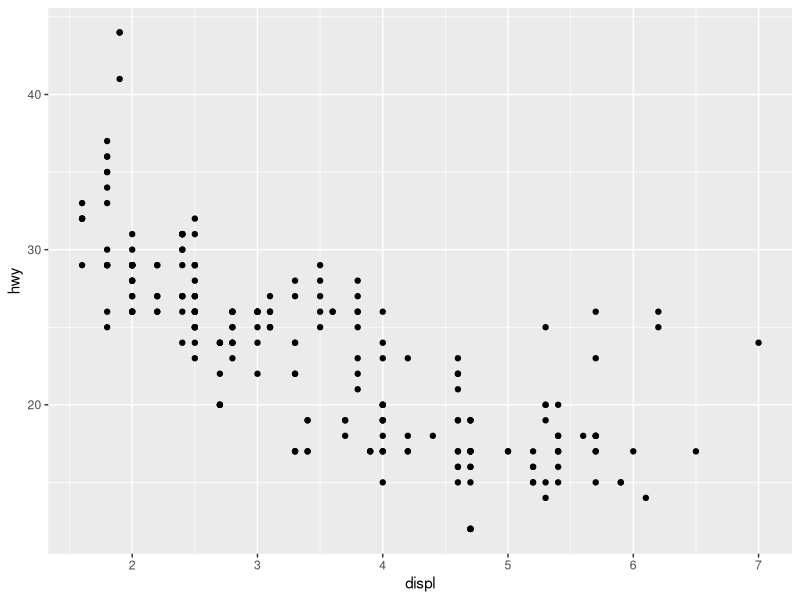
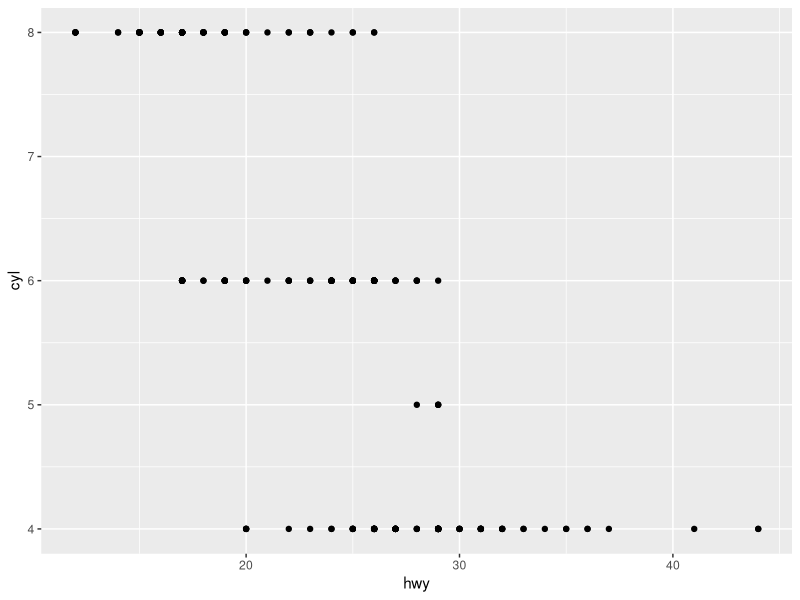
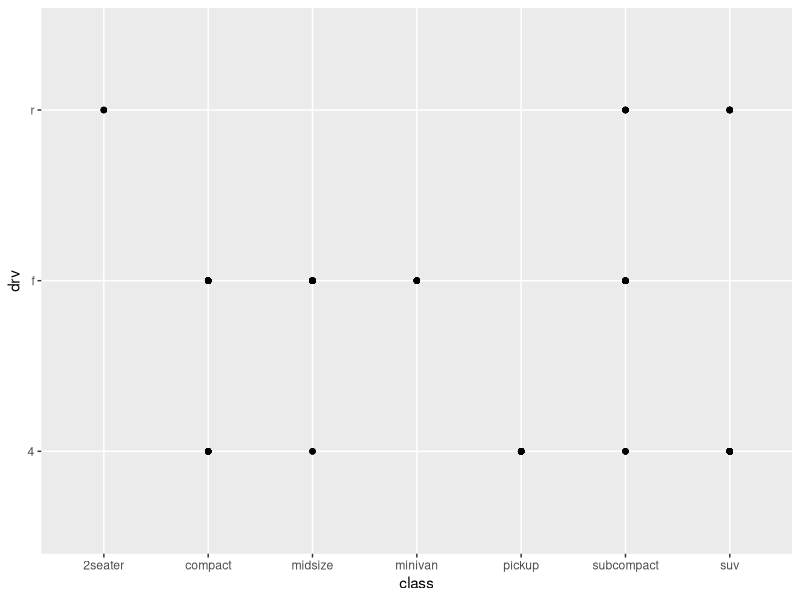
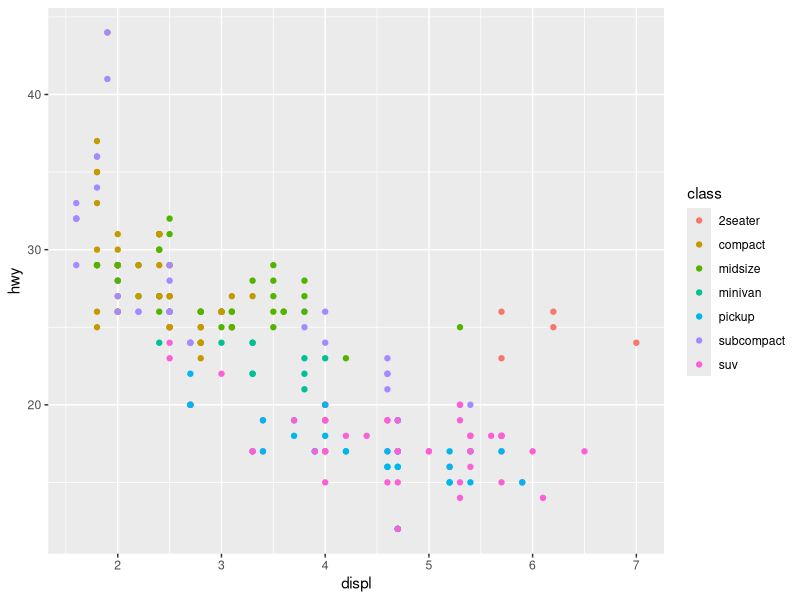
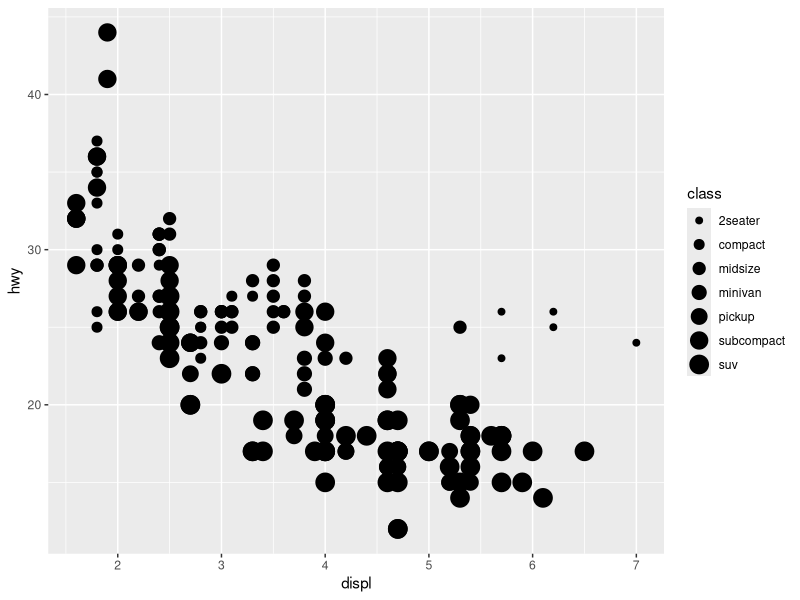
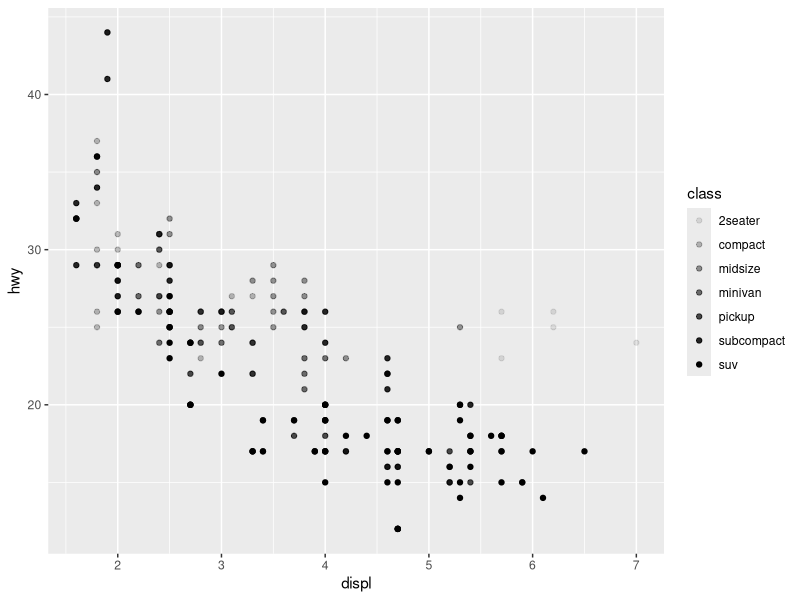
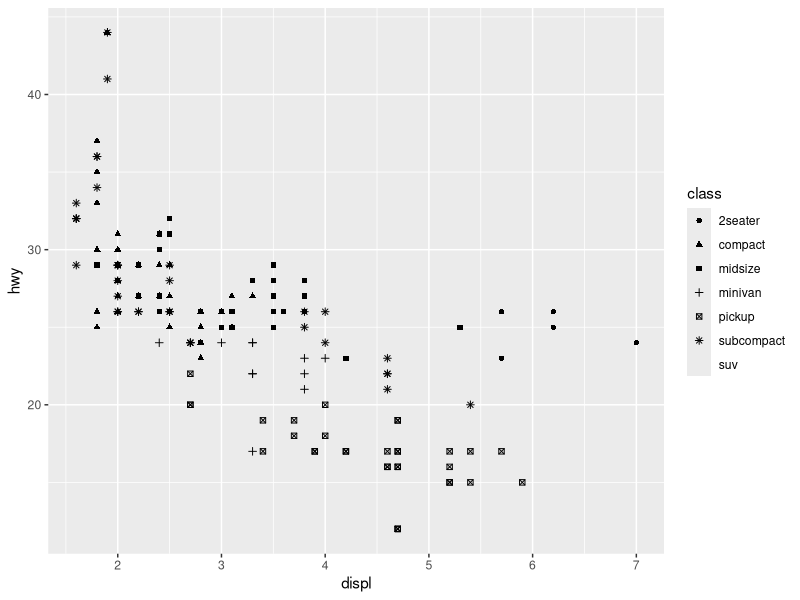
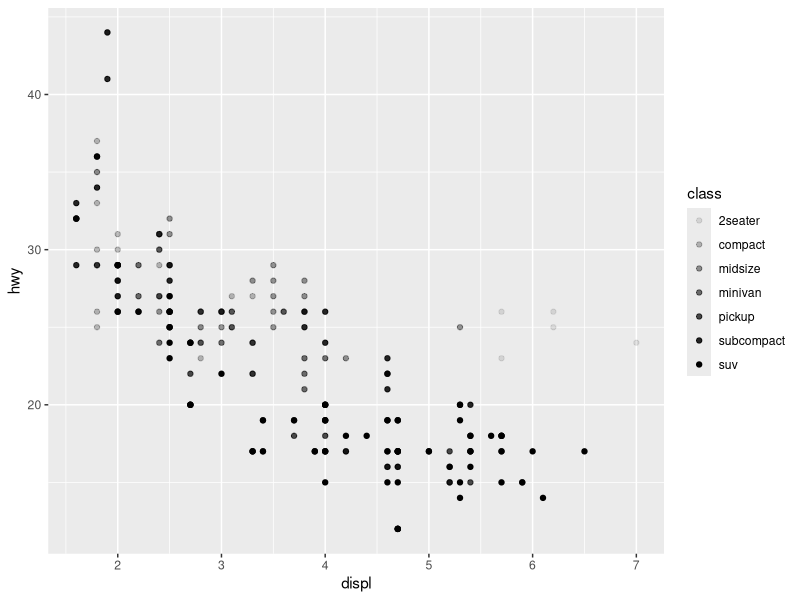

Generate these figures, in order, with R:
## ---- chunk 1
knitr::opts_chunk$set(echo = FALSE)
## ---- chunk 2
library(tidyverse)
#> Loading tidyverse: ggplot2
#> Loading tidyverse: tibble
#> Loading tidyverse: tidyr
#> Loading tidyverse: readr
#> Loading tidyverse: purrr
#> Loading tidyverse: dplyr
#> Conflicts with tidy packages ----------------------------------------------
#> filter(): dplyr, stats
#> lag():    dplyr, stats
## ---- chunk 3
ggplot2::mpg
## ---- chunk 4
ggplot(data = mpg) + 
  geom_point(mapping = aes(x = displ, y = hwy))
## ---- chunk 5
?mpg
## ---- chunk 6
ggplot(data = mpg) + 
     geom_point(mapping = aes(x = hwy, y = cyl))
## ---- chunk 7
ggplot(data = mpg) + 
    geom_point(mapping = aes(x = class, y = drv))
## ---- chunk 8
ggplot(data = mpg) + 
    geom_point(mapping = aes(x = displ, y = hwy, color = class))
## ---- chunk 9
ggplot(data = mpg) + 
     geom_point(mapping = aes(x = displ, y = hwy, size = class))
## ---- chunk 10
# Left
ggplot(data = mpg) + 
    geom_point(mapping = aes(x = displ, y = hwy, alpha = class))

# Right
ggplot(data = mpg) + 
  geom_point(mapping = aes(x = displ, y = hwy, shape = class))
## ---- chunk 11
ggplot(data = mpg) + 
    geom_point(mapping = aes(x = displ, y = hwy, alpha = class))
## ---- chunk 12
ggplot(data = mpg) + 
    geom_point(mapping = aes(x = displ, y = hwy), color = "blue")
## ---- chunk 13
ggplot(data = mpg) + 
    geom_point(mapping = aes(x = displ, y = hwy, color = year))
## ---- chunk 14
ggplot(data = mpg) + 
    geom_point(mapping = aes(x = displ, y = hwy, color = year,size=year))
## ---- chunk 15
ggplot(data = mpg) + 
    geom_point(mapping = aes(x = displ, y = hwy, color = year,stroke=year))
## ---- chunk 16
ggplot(data = mpg) + 
    geom_point(mapping = aes(x = displ, y = hwy,stroke=year))
## ---- chunk 17
ggplot(data = mpg) + 
    geom_point(mapping = aes(x = displ, y = hwy,stroke=year),colour = "pink", size = 4,stroke=8)
## ---- chunk 18
ggplot(data = mpg) + 
    geom_point(mapping = aes(x = displ, y = hwy,stroke=year),colour = "pink", size = 1,stroke=1)
## ---- chunk 19
ggplot(data = mpg) + 
    geom_point(mapping = aes(x = displ, y = hwy,stroke=year),shape = 21, colour = "black", fill = "white", size = 5, stroke = 5)
## ---- chunk 20
ggplot(data = mpg) + 
    geom_point(mapping = aes(x = displ, y = hwy,stroke=year),shape = 21, colour = "white", fill = "purple", size = 2, stroke = 2)
## ---- chunk 21
ggplot(data = mpg) + 
    geom_point(mapping = aes(x = displ, y = hwy),shape = 21, colour = "white", fill = "purple", size = 2, stroke = 2)
## ---- chunk 22
ggplot(data = mpg) + 
    geom_point(mapping = aes(x = displ, y = hwy,colour = displ < 5))
